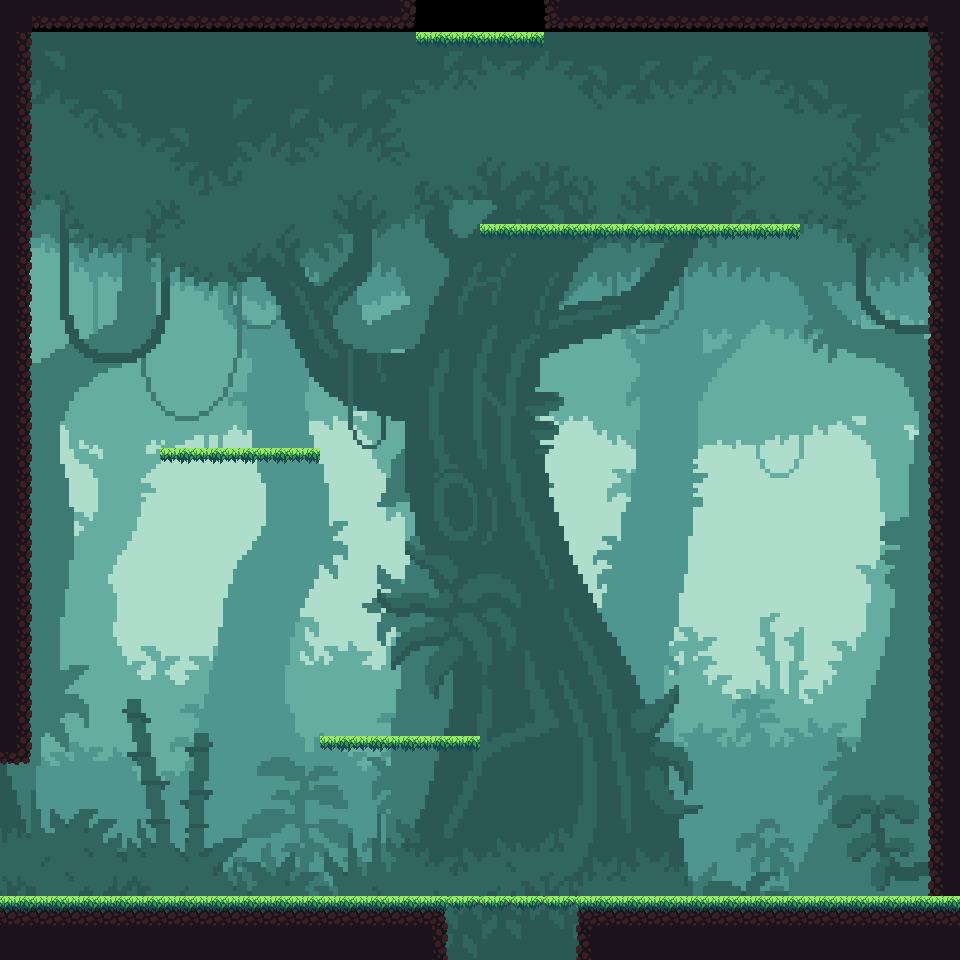

A level layout from a 2D game, rendered from its tile map. Below: a short description, then the map file with its tile-grid data intact:
An orthogonal 30x30 tile map with 32x32 px tiles, 1 tile layer (Tile Layer 1), 2 tilesets, 1 image layer and 20 objects (8x wall, 5x platform, portal_s, portal_n, portal_w, ...).

<map version="1.2" tiledversion="1.3.2" orientation="orthogonal" renderorder="right-down" compressionlevel="0" width="30" height="30" tilewidth="32" tileheight="32" infinite="0" nextlayerid="4" nextobjectid="36">
 <tileset firstgid="1" source="temp_portal.tsx" />
 <tileset firstgid="2" source="tileset_1.tsx" />
 <imagelayer id="3" name="Image Layer 1" offsetx="-288" offsety="32">
  <image source="c0_hep.png" width="1538" height="862" />
 </imagelayer>
 <layer id="1" name="Tile Layer 1" width="30" height="30">
  <data encoding="csv">
10,17,17,17,17,17,17,17,17,17,17,17,18,0,0,0,0,16,17,17,17,17,17,17,17,17,17,17,17,10,
11,0,0,0,0,0,0,0,0,0,0,0,0,38,38,38,38,0,0,0,0,0,0,0,0,0,0,0,0,9,
11,0,0,0,0,0,0,0,0,0,0,0,0,0,0,0,0,0,0,0,0,0,0,0,0,0,0,0,0,9,
11,0,0,0,0,0,0,0,0,0,0,0,0,0,0,0,0,0,0,0,0,0,0,0,0,0,0,0,0,9,
11,0,0,0,0,0,0,0,0,0,0,0,0,0,0,0,0,0,0,0,0,0,0,0,0,0,0,0,0,9,
11,0,0,0,0,0,0,0,0,0,0,0,0,0,0,0,0,0,0,0,0,0,0,0,0,0,0,0,0,9,
11,0,0,0,0,0,0,0,0,0,0,0,0,0,0,0,0,0,0,0,0,0,0,0,0,0,0,0,0,9,
11,0,0,0,0,0,0,0,0,0,0,0,0,0,0,38,38,38,38,38,38,38,38,38,38,0,0,0,0,9,
11,0,0,0,0,0,0,0,0,0,0,0,0,0,0,0,0,0,0,0,0,0,0,0,0,0,0,0,0,9,
11,0,0,0,0,0,0,0,0,0,0,0,0,0,0,0,0,0,0,0,0,0,0,0,0,0,0,0,0,9,
11,0,0,0,0,0,0,0,0,0,0,0,0,0,0,0,0,0,0,0,0,0,0,0,0,0,0,0,0,9,
11,0,0,0,0,0,0,0,0,0,0,0,0,0,0,0,0,0,0,0,0,0,0,0,0,0,0,0,0,9,
11,0,0,0,0,0,0,0,0,0,0,0,0,0,0,0,0,0,0,0,0,0,0,0,0,0,0,0,0,9,
11,0,0,0,0,0,0,0,0,0,0,0,0,0,0,0,0,0,0,0,0,0,0,0,0,0,0,0,0,9,
11,0,0,0,0,38,38,38,38,38,0,0,0,0,0,0,0,0,0,0,0,0,0,0,0,0,0,0,0,9,
11,0,0,0,0,0,0,0,0,0,0,0,0,0,0,0,0,0,0,0,0,0,0,0,0,0,0,0,0,9,
11,0,0,0,0,0,0,0,0,0,0,0,0,0,0,0,0,0,0,0,0,0,0,0,0,0,0,0,0,9,
11,0,0,0,0,0,0,0,0,0,0,0,0,0,0,0,0,0,0,0,0,0,0,0,0,0,0,0,0,9,
11,0,0,0,0,0,0,0,0,0,0,0,0,0,0,0,0,0,0,0,0,0,0,0,0,0,0,0,0,9,
11,0,0,0,0,0,0,0,0,0,0,0,0,0,0,0,0,0,0,0,0,0,0,0,0,0,0,0,0,9,
11,0,0,0,0,0,0,0,0,0,0,0,0,0,0,0,0,0,0,0,0,0,0,0,0,0,0,0,0,9,
11,0,0,0,0,0,0,0,0,0,0,0,0,0,0,0,0,0,0,0,0,0,0,0,0,0,0,0,0,9,
11,0,0,0,0,0,0,0,0,0,0,0,0,0,0,0,0,0,0,0,0,0,0,0,0,0,0,0,0,9,
18,0,0,0,0,0,0,0,0,0,38,38,38,38,38,0,0,0,0,0,0,0,0,0,0,0,0,0,0,9,
0,0,0,0,0,0,0,0,0,0,0,0,0,0,0,0,0,0,0,0,0,0,0,0,0,0,0,0,0,9,
0,0,0,0,0,0,0,0,0,0,0,0,0,0,0,0,0,0,0,0,0,0,0,0,0,0,0,0,0,9,
0,0,0,0,0,0,0,0,0,0,0,0,0,0,0,0,0,0,0,0,0,0,0,0,0,0,0,0,0,9,
0,0,0,0,0,0,0,0,0,0,0,0,0,0,0,0,0,0,0,0,0,0,0,0,0,0,0,0,0,9,
3,3,3,3,3,3,3,3,3,3,3,3,3,4,22,22,22,22,2,3,3,3,3,3,3,3,3,3,3,3,
10,10,10,10,10,10,10,10,10,10,10,10,10,11,0,0,0,0,9,10,10,10,10,10,10,10,10,10,10,10
</data>
 </layer>
 <objectgroup id="2" name="Object Layer 1">
  <object id="1" name="wall" x="576" y="896" width="384" height="32" />
  <object id="2" name="wall" x="0" y="0" width="32" height="768" />
  <object id="4" name="wall" x="928" y="0" width="32" height="896" />
  <object id="8" name="wall" x="576" y="928" width="32" height="32" />
  <object id="9" name="wall" x="416" y="928" width="32" height="32" />
  <object id="10" name="portal_s" x="448" y="928" width="128" height="32" />
  <object id="11" name="wall" x="0" y="896" width="448" height="32" />
  <object id="13" name="platform" x="448" y="896" width="128" height="32" />
  <object id="18" name="platform" x="320" y="736" width="160" height="32" />
  <object id="19" name="platform" x="160" y="448" width="160" height="32" />
  <object id="20" name="platform" x="480" y="224" width="320" height="32" />
  <object id="21" name="platform" x="384" y="32" width="192" height="32" />
  <object id="22" name="wall" x="32" y="0" width="384" height="32" />
  <object id="23" name="wall" x="544" y="0" width="384" height="32" />
  <object id="24" name="portal_n" x="416" y="0" width="128" height="32" />
  <object id="30" name="portal_w" x="0" y="768" width="32" height="128" />
  <object id="31" name="p_s" x="512" y="864" width="32" height="32" />
  <object id="33" name="p_w" x="64" y="864" width="32" height="32" />
  <object id="34" name="p_n" x="480" y="64" width="32" height="32" />
  <object id="35" name="p_d" x="384" y="352" width="32" height="32" />
 </objectgroup>
</map>
